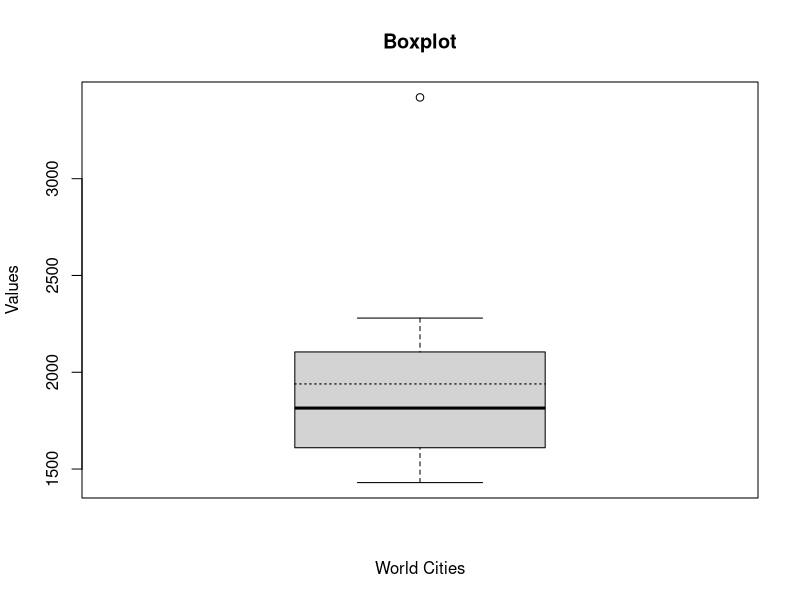

Source code (R):

# clear variables and close windows
rm(list = ls(all = TRUE))
graphics.off()

# load data
x  = read.table("cities.txt")
m1 = mean(as.matrix(x))

# Plot box plot
boxplot(x, xlab = "World Cities", ylab = "Values")
lines(c(0.8, 1.2), c(m1, m1), col = "black", lty = "dotted", lwd = 1.2)
title("Boxplot")

# Five Number Summary R 'quantile' function uses a different algorithm to
# calculate the sample quantiles than in the MVA book Therefore, the values
# using Matlab could differ from the Book values, but the difference is not
# great, and should not be significant.  Easiest way to calculate Five Number
# Summary is quantile(population,[.025 .25 .50 .75 .975])
five = quantile(x[, 1], c(0.025, 0.25, 0.5, 0.75, 0.975))

# Display results
print("Five number summary, in millions")
print(five/100)
